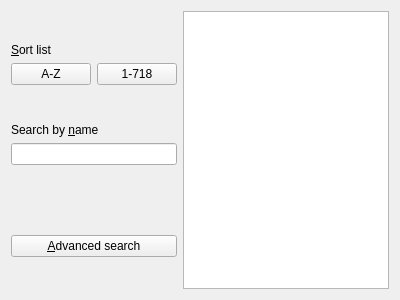
<?xml version="1.0" encoding="UTF-8"?>
<ui version="4.0">
 <class>PokedexPokeSelection</class>
 <widget class="QWidget" name="PokedexPokeSelection">
  <property name="geometry">
   <rect>
    <x>0</x>
    <y>0</y>
    <width>400</width>
    <height>300</height>
   </rect>
  </property>
  <property name="windowTitle">
   <string>Form</string>
  </property>
  <layout class="QHBoxLayout" name="horizontalLayout_2">
   <item>
    <layout class="QVBoxLayout" name="verticalLayout">
     <item>
      <spacer name="verticalSpacer">
       <property name="orientation">
        <enum>Qt::Vertical</enum>
       </property>
       <property name="sizeHint" stdset="0">
        <size>
         <width>20</width>
         <height>40</height>
        </size>
       </property>
      </spacer>
     </item>
     <item>
      <widget class="QLabel" name="label_2">
       <property name="text">
        <string>&amp;Sort list</string>
       </property>
       <property name="buddy">
        <cstring>alphabetSort</cstring>
       </property>
      </widget>
     </item>
     <item>
      <layout class="QHBoxLayout" name="horizontalLayout">
       <item>
        <widget class="QPushButton" name="alphabetSort">
         <property name="text">
          <string>A-Z</string>
         </property>
        </widget>
       </item>
       <item>
        <widget class="QPushButton" name="numSort">
         <property name="text">
          <string>1-718</string>
         </property>
        </widget>
       </item>
      </layout>
     </item>
     <item>
      <spacer name="verticalSpacer_2">
       <property name="orientation">
        <enum>Qt::Vertical</enum>
       </property>
       <property name="sizeHint" stdset="0">
        <size>
         <width>20</width>
         <height>40</height>
        </size>
       </property>
      </spacer>
     </item>
     <item>
      <widget class="QLabel" name="label">
       <property name="text">
        <string>Search by &amp;name</string>
       </property>
       <property name="buddy">
        <cstring>lineEdit</cstring>
       </property>
      </widget>
     </item>
     <item>
      <widget class="QLineEdit" name="lineEdit"/>
     </item>
     <item>
      <spacer name="verticalSpacer_4">
       <property name="orientation">
        <enum>Qt::Vertical</enum>
       </property>
       <property name="sizeHint" stdset="0">
        <size>
         <width>20</width>
         <height>40</height>
        </size>
       </property>
      </spacer>
     </item>
     <item>
      <spacer name="verticalSpacer_3">
       <property name="orientation">
        <enum>Qt::Vertical</enum>
       </property>
       <property name="sizeHint" stdset="0">
        <size>
         <width>20</width>
         <height>40</height>
        </size>
       </property>
      </spacer>
     </item>
     <item>
      <widget class="QPushButton" name="advSearch">
       <property name="text">
        <string>&amp;Advanced search</string>
       </property>
      </widget>
     </item>
     <item>
      <spacer name="verticalSpacer_5">
       <property name="orientation">
        <enum>Qt::Vertical</enum>
       </property>
       <property name="sizeHint" stdset="0">
        <size>
         <width>20</width>
         <height>40</height>
        </size>
       </property>
      </spacer>
     </item>
    </layout>
   </item>
   <item>
    <widget class="TB_PokeChoice" name="widget"/>
   </item>
  </layout>
 </widget>
 <customwidgets>
  <customwidget>
   <class>TB_PokeChoice</class>
   <extends>QTableView</extends>
   <header>Teambuilder/pokechoice.h</header>
   <container>1</container>
  </customwidget>
 </customwidgets>
 <resources/>
 <connections/>
</ui>
